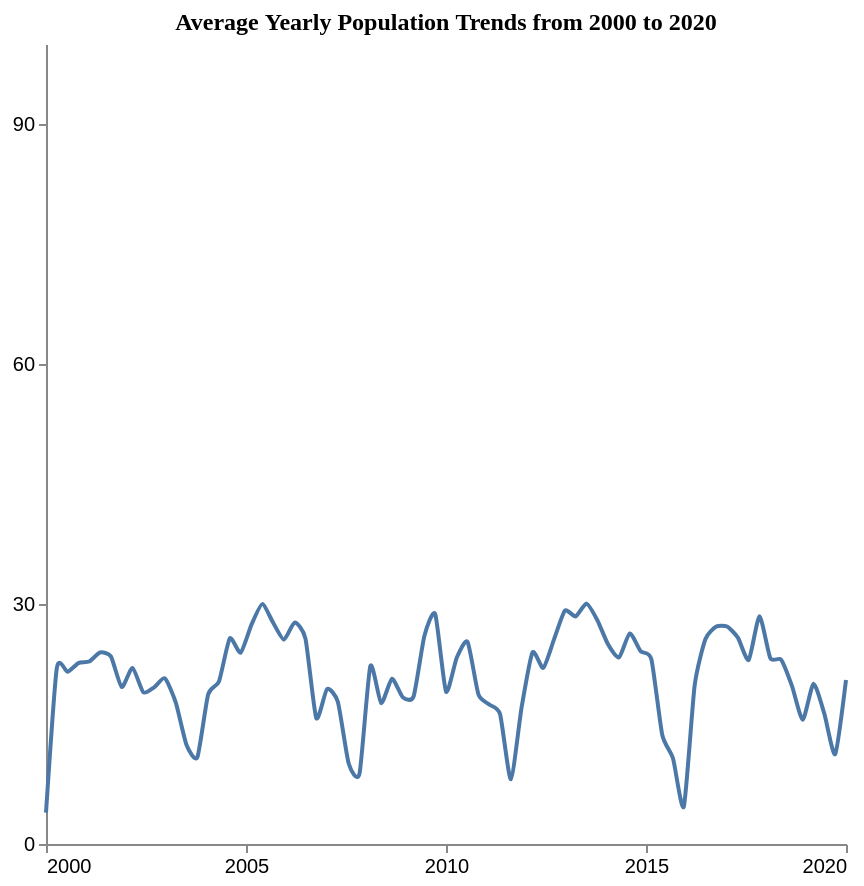

Source (Vega-Lite JSON):
### Vega-Lite specification from a JSON file in a GitHub repository (floating-point values rounded to 4 significant figures)
{"$schema": "https://vega.github.io/schema/vega-lite/v5.json", "description": "Pattern: uniform", "data": {"values": [{"X": 2000.0, "Y": 3.919}, {"X": 2000.0, "Y": 21.98}, {"X": 2001.0, "Y": 21.52}, {"X": 2001.0, "Y": 22.62}, {"X": 2001.0, "Y": 22.81}, {"X": 2001.0, "Y": 23.93}, {"X": 2002.0, "Y": 23.45}, {"X": 2002.0, "Y": 19.63}, {"X": 2002.0, "Y": 22.01}, {"X": 2002.0, "Y": 18.96}, {"X": 2003.0, "Y": 19.59}, {"X": 2003.0, "Y": 20.7}, {"X": 2003.0, "Y": 17.7}, {"X": 2004.0, "Y": 12.37}, {"X": 2004.0, "Y": 10.84}, {"X": 2004.0, "Y": 18.7}, {"X": 2004.0, "Y": 20.32}, {"X": 2005.0, "Y": 25.7}, {"X": 2005.0, "Y": 23.91}, {"X": 2005.0, "Y": 27.39}, {"X": 2005.0, "Y": 29.98}, {"X": 2006.0, "Y": 27.7}, {"X": 2006.0, "Y": 25.54}, {"X": 2006.0, "Y": 27.69}, {"X": 2006.0, "Y": 25.68}, {"X": 2007.0, "Y": 15.74}, {"X": 2007.0, "Y": 19.38}, {"X": 2007.0, "Y": 17.75}, {"X": 2008.0, "Y": 10.06}, {"X": 2008.0, "Y": 8.803}, {"X": 2008.0, "Y": 22.25}, {"X": 2008.0, "Y": 17.62}, {"X": 2009.0, "Y": 20.65}, {"X": 2009.0, "Y": 18.35}, {"X": 2009.0, "Y": 18.44}, {"X": 2009.0, "Y": 26.0}, {"X": 2010.0, "Y": 28.74}, {"X": 2010.0, "Y": 19.06}, {"X": 2010.0, "Y": 23.32}, {"X": 2011.0, "Y": 25.26}, {"X": 2011.0, "Y": 18.7}, {"X": 2011.0, "Y": 17.43}, {"X": 2011.0, "Y": 16.23}, {"X": 2012.0, "Y": 8.096}, {"X": 2012.0, "Y": 17.13}, {"X": 2012.0, "Y": 23.95}, {"X": 2012.0, "Y": 22.02}, {"X": 2013.0, "Y": 25.61}, {"X": 2013.0, "Y": 29.17}, {"X": 2013.0, "Y": 28.44}, {"X": 2014.0, "Y": 30.05}, {"X": 2014.0, "Y": 27.98}, {"X": 2014.0, "Y": 24.93}, {"X": 2014.0, "Y": 23.32}, {"X": 2015.0, "Y": 26.32}, {"X": 2015.0, "Y": 24.1}, {"X": 2015.0, "Y": 23.07}, {"X": 2015.0, "Y": 13.66}, {"X": 2016.0, "Y": 10.68}, {"X": 2016.0, "Y": 4.68}, {"X": 2016.0, "Y": 19.81}, {"X": 2016.0, "Y": 25.62}, {"X": 2017.0, "Y": 27.18}, {"X": 2017.0, "Y": 27.18}, {"X": 2017.0, "Y": 25.8}, {"X": 2018.0, "Y": 23.01}, {"X": 2018.0, "Y": 28.47}, {"X": 2018.0, "Y": 23.23}, {"X": 2018.0, "Y": 23.04}, {"X": 2019.0, "Y": 19.77}, {"X": 2019.0, "Y": 15.54}, {"X": 2019.0, "Y": 20.04}, {"X": 2019.0, "Y": 16.27}, {"X": 2020.0, "Y": 11.23}, {"X": 2020.0, "Y": 20.49}]}, "mark": {"type": "line", "interpolate": "cardinal", "tension": 0.4}, "encoding": {"x": {"field": "X", "type": "quantitative", "title": "", "axis": {"grid": false, "format": "d", "values": [2000, 2005, 2010, 2015, 2020], "tickSize": 4}, "scale": {"domain": [2000, 2020]}}, "y": {"field": "Y", "type": "quantitative", "title": "", "axis": {"grid": false, "format": "d", "values": [0, 30, 60, 90], "tickSize": 4, "tickOpacity": 1}, "scale": {"domain": [0, 100]}}}, "title": {"text": "Average Yearly Population Trends from 2000 to 2020", "anchor": "middle", "font": "Tahoma", "fontSize": 12}, "config": {"lineBreak": "^", "view": {"stroke": null}}, "height": 400, "width": 400, "autosize": "pad"}
